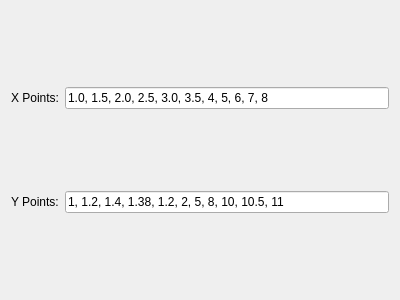
<?xml version="1.0" encoding="UTF-8"?>
<ui version="4.0">
 <class>Form</class>
 <widget class="QWidget" name="Form">
  <property name="geometry">
   <rect>
    <x>0</x>
    <y>0</y>
    <width>400</width>
    <height>300</height>
   </rect>
  </property>
  <property name="windowTitle">
   <string>Form</string>
  </property>
  <layout class="QGridLayout" name="gridLayout">
   <item row="0" column="0">
    <widget class="QLabel" name="label">
     <property name="text">
      <string>X Points:</string>
     </property>
    </widget>
   </item>
   <item row="0" column="1">
    <widget class="QLineEdit" name="x_points">
     <property name="text">
      <string>1.0, 1.5, 2.0, 2.5, 3.0, 3.5, 4, 5, 6, 7, 8</string>
     </property>
    </widget>
   </item>
   <item row="1" column="0">
    <widget class="QLabel" name="label_2">
     <property name="text">
      <string>Y Points:</string>
     </property>
    </widget>
   </item>
   <item row="1" column="1">
    <widget class="QLineEdit" name="y_points">
     <property name="text">
      <string>1, 1.2, 1.4, 1.38, 1.2, 2, 5, 8, 10, 10.5, 11</string>
     </property>
    </widget>
   </item>
  </layout>
 </widget>
 <resources/>
 <connections/>
</ui>
